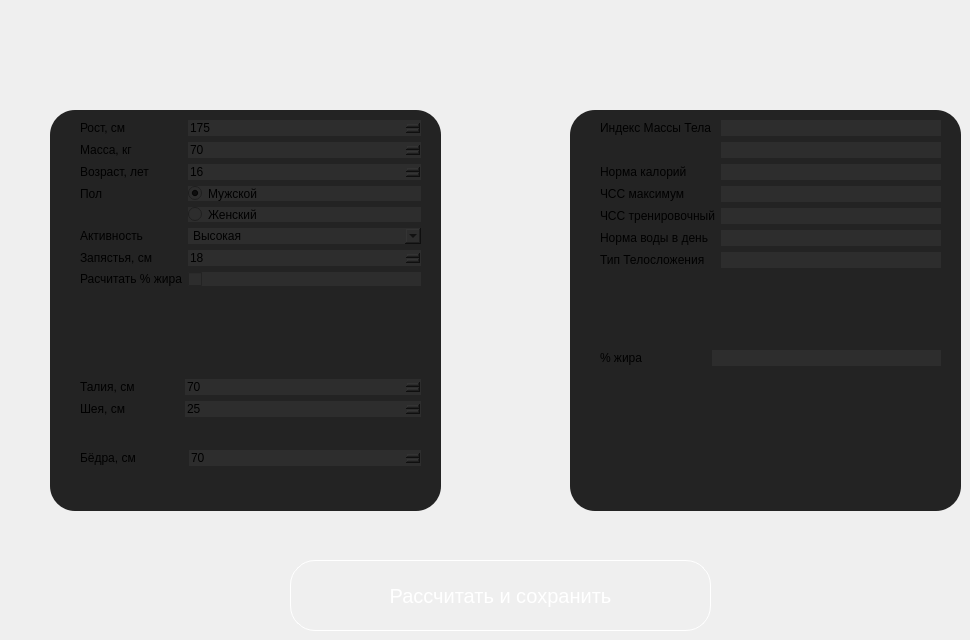
          <widget class="QWidget" name="page_2">
           <widget class="QGroupBox" name="groupBox_5">
            <property name="geometry">
             <rect>
              <x>570</x>
              <y>110</y>
              <width>391</width>
              <height>401</height>
             </rect>
            </property>
            <property name="styleSheet">
             <string notr="true">QLineEdit:hover {
	background-color: rgb(85, 170, 255);
}
QGroupBox{
color:#fff;
border-radius:25px;
font-size:20px;
background-color: rgb(35, 35, 35);}</string>
            </property>
            <property name="title">
             <string/>
            </property>
            <widget class="QWidget" name="formLayoutWidget_4">
             <property name="geometry">
              <rect>
               <x>30</x>
               <y>10</y>
               <width>341</width>
               <height>222</height>
              </rect>
             </property>
             <layout class="QFormLayout" name="formLayout_4">
              <item row="0" column="0">
               <widget class="QLabel" name="label_IMT">
                <property name="styleSheet">
                 <string notr="true">border:none</string>
                </property>
                <property name="text">
                 <string>Индекс Массы Тела</string>
                </property>
               </widget>
              </item>
              <item row="0" column="1">
               <widget class="QLineEdit" name="lineEdit_IMT_value">
                <property name="styleSheet">
                 <string notr="true">QLineEdit{
border:none;
background-color: rgb(45, 45, 45);}
QLineEdit:hover {
	background-color: rgb(85, 170, 255);
}</string>
                </property>
                <property name="readOnly">
                 <bool>true</bool>
                </property>
               </widget>
              </item>
              <item row="2" column="0">
               <widget class="QLabel" name="label_metabolism">
                <property name="styleSheet">
                 <string notr="true">border:none</string>
                </property>
                <property name="text">
                 <string>Норма калорий</string>
                </property>
               </widget>
              </item>
              <item row="2" column="1">
               <widget class="QLineEdit" name="lineEdit_metabolism">
                <property name="styleSheet">
                 <string notr="true">QLineEdit{
border:none;
background-color: rgb(45, 45, 45);}
QLineEdit:hover {
	background-color: rgb(85, 170, 255);
}</string>
                </property>
                <property name="readOnly">
                 <bool>true</bool>
                </property>
               </widget>
              </item>
              <item row="3" column="0">
               <widget class="QLabel" name="label_hr_max">
                <property name="styleSheet">
                 <string notr="true">border:none</string>
                </property>
                <property name="text">
                 <string>ЧСС максимум</string>
                </property>
               </widget>
              </item>
              <item row="3" column="1">
               <widget class="QLineEdit" name="lineEdit_hr_max">
                <property name="styleSheet">
                 <string notr="true">QLineEdit{
border:none;
background-color: rgb(45, 45, 45);}
QLineEdit:hover {
	background-color: rgb(85, 170, 255);
}</string>
                </property>
                <property name="text">
                 <string/>
                </property>
                <property name="readOnly">
                 <bool>true</bool>
                </property>
               </widget>
              </item>
              <item row="4" column="0">
               <widget class="QLabel" name="label_hr_train">
                <property name="styleSheet">
                 <string notr="true">border:none</string>
                </property>
                <property name="text">
                 <string>ЧСС тренировочный</string>
                </property>
               </widget>
              </item>
              <item row="4" column="1">
               <widget class="QLineEdit" name="lineEdit_hr_train">
                <property name="styleSheet">
                 <string notr="true">QLineEdit{
border:none;
background-color: rgb(45, 45, 45);}
QLineEdit:hover {
	background-color: rgb(85, 170, 255);
}</string>
                </property>
                <property name="readOnly">
                 <bool>true</bool>
                </property>
               </widget>
              </item>
              <item row="5" column="0">
               <widget class="QLabel" name="label_water">
                <property name="styleSheet">
                 <string notr="true">border:none</string>
                </property>
                <property name="text">
                 <string>Норма воды в день</string>
                </property>
               </widget>
              </item>
              <item row="5" column="1">
               <widget class="QLineEdit" name="lineEdit_water">
                <property name="styleSheet">
                 <string notr="true">QLineEdit{
border:none;
background-color: rgb(45, 45, 45);}
QLineEdit:hover {
	background-color: rgb(85, 170, 255);
}</string>
                </property>
                <property name="readOnly">
                 <bool>true</bool>
                </property>
               </widget>
              </item>
              <item row="1" column="1">
               <widget class="QLineEdit" name="lineEdit_IMT_status">
                <property name="styleSheet">
                 <string notr="true">QLineEdit{
border:none;
background-color: rgb(45, 45, 45);}
QLineEdit:hover {
	background-color: rgb(85, 170, 255);
}</string>
                </property>
                <property name="readOnly">
                 <bool>true</bool>
                </property>
               </widget>
              </item>
              <item row="6" column="0">
               <widget class="QLabel" name="label_type">
                <property name="text">
                 <string>Тип Телосложения</string>
                </property>
               </widget>
              </item>
              <item row="6" column="1">
               <widget class="QLineEdit" name="lineEdit_type">
                <property name="styleSheet">
                 <string notr="true">QLineEdit{
border:none;
background-color: rgb(45, 45, 45);}
QLineEdit:hover {
	background-color: rgb(85, 170, 255);
}</string>
                </property>
                <property name="readOnly">
                 <bool>true</bool>
                </property>
               </widget>
              </item>
             </layout>
            </widget>
            <widget class="QGroupBox" name="groupBox_4">
             <property name="geometry">
              <rect>
               <x>30</x>
               <y>240</y>
               <width>351</width>
               <height>31</height>
              </rect>
             </property>
             <property name="styleSheet">
              <string notr="true">border:none</string>
             </property>
             <property name="title">
              <string/>
             </property>
             <widget class="QWidget" name="formLayoutWidget_5">
              <property name="geometry">
               <rect>
                <x>0</x>
                <y>0</y>
                <width>341</width>
                <height>31</height>
               </rect>
              </property>
              <layout class="QFormLayout" name="formLayout_5">
               <item row="0" column="0">
                <widget class="QLabel" name="label_fat_percent">
                 <property name="text">
                  <string>% жира                   </string>
                 </property>
                </widget>
               </item>
               <item row="0" column="1">
                <widget class="QLineEdit" name="lineEdit_percent">
                 <property name="enabled">
                  <bool>true</bool>
                 </property>
                 <property name="styleSheet">
                  <string notr="true">QLineEdit{
border:none;
background-color: rgb(45, 45, 45);}
QLineEdit:hover {
	background-color: rgb(85, 170, 255);
}</string>
                 </property>
                 <property name="text">
                  <string/>
                 </property>
                 <property name="readOnly">
                  <bool>true</bool>
                 </property>
                </widget>
               </item>
              </layout>
             </widget>
            </widget>
           </widget>
           <widget class="QLabel" name="label_img_calculator">
            <property name="geometry">
             <rect>
              <x>450</x>
              <y>0</y>
              <width>111</width>
              <height>101</height>
             </rect>
            </property>
            <property name="text">
             <string/>
            </property>
            <property name="pixmap">
             <pixmap>img/icons/calculator3.ico</pixmap>
            </property>
           </widget>
           <widget class="QGroupBox" name="groupBox_3">
            <property name="geometry">
             <rect>
              <x>50</x>
              <y>110</y>
              <width>391</width>
              <height>401</height>
             </rect>
            </property>
            <property name="styleSheet">
             <string notr="true">


QGroupBox{
border-radius:25px;
font-size:20px;
background-color: rgb(35, 35, 35);
}
</string>
            </property>
            <property name="title">
             <string/>
            </property>
            <widget class="QGroupBox" name="groupBox">
             <property name="enabled">
              <bool>true</bool>
             </property>
             <property name="geometry">
              <rect>
               <x>10</x>
               <y>260</y>
               <width>361</width>
               <height>71</height>
              </rect>
             </property>
             <property name="styleSheet">
              <string notr="true">border:none;</string>
             </property>
             <property name="title">
              <string/>
             </property>
             <widget class="QWidget" name="formLayoutWidget_2">
              <property name="geometry">
               <rect>
                <x>20</x>
                <y>9</y>
                <width>341</width>
                <height>101</height>
               </rect>
              </property>
              <layout class="QFormLayout" name="formLayout_2">
               <item row="0" column="0">
                <widget class="QLabel" name="label_waist">
                 <property name="text">
                  <string>Талия, см             </string>
                 </property>
                </widget>
               </item>
               <item row="0" column="1">
                <widget class="QSpinBox" name="spinBox_waist">
                 <property name="enabled">
                  <bool>true</bool>
                 </property>
                 <property name="styleSheet">
                  <string notr="true">QSpinBox{
border:none;
background-color: rgb(45, 45, 45);}
QSpinBox:hover {
	background-color: rgb(85, 170, 255);
}</string>
                 </property>
                 <property name="minimum">
                  <number>38</number>
                 </property>
                 <property name="maximum">
                  <number>170</number>
                 </property>
                 <property name="value">
                  <number>70</number>
                 </property>
                </widget>
               </item>
               <item row="1" column="0">
                <widget class="QLabel" name="label_neck">
                 <property name="text">
                  <string>Шея, см                </string>
                 </property>
                </widget>
               </item>
               <item row="1" column="1">
                <widget class="QSpinBox" name="spinBox_neck">
                 <property name="styleSheet">
                  <string notr="true">QSpinBox{
border:none;
background-color: rgb(45, 45, 45);}
QSpinBox:hover {
	background-color: rgb(85, 170, 255);
}</string>
                 </property>
                 <property name="minimum">
                  <number>10</number>
                 </property>
                 <property name="maximum">
                  <number>50</number>
                 </property>
                 <property name="value">
                  <number>25</number>
                 </property>
                </widget>
               </item>
              </layout>
             </widget>
            </widget>
            <widget class="QGroupBox" name="groupBox_2">
             <property name="geometry">
              <rect>
               <x>10</x>
               <y>340</y>
               <width>371</width>
               <height>31</height>
              </rect>
             </property>
             <property name="styleSheet">
              <string notr="true">border:none;</string>
             </property>
             <property name="title">
              <string/>
             </property>
             <widget class="QWidget" name="formLayoutWidget_3">
              <property name="geometry">
               <rect>
                <x>20</x>
                <y>0</y>
                <width>341</width>
                <height>31</height>
               </rect>
              </property>
              <layout class="QFormLayout" name="formLayout_3">
               <item row="0" column="0">
                <widget class="QLabel" name="label_hip">
                 <property name="text">
                  <string>Бёдра, см              </string>
                 </property>
                </widget>
               </item>
               <item row="0" column="1">
                <widget class="QSpinBox" name="spinBox_hip">
                 <property name="styleSheet">
                  <string notr="true">QSpinBox{
border:none;
background-color: rgb(45, 45, 45);}
QSpinBox:hover {
	background-color: rgb(85, 170, 255);
}</string>
                 </property>
                 <property name="minimum">
                  <number>40</number>
                 </property>
                 <property name="maximum">
                  <number>170</number>
                 </property>
                 <property name="value">
                  <number>70</number>
                 </property>
                </widget>
               </item>
              </layout>
             </widget>
            </widget>
            <widget class="QWidget" name="formLayoutWidget">
             <property name="geometry">
              <rect>
               <x>30</x>
               <y>10</y>
               <width>341</width>
               <height>261</height>
              </rect>
             </property>
             <layout class="QFormLayout" name="formLayout">
              <item row="0" column="0">
               <widget class="QLabel" name="label_height">
                <property name="styleSheet">
                 <string notr="true">border:none</string>
                </property>
                <property name="text">
                 <string>Рост, см</string>
                </property>
               </widget>
              </item>
              <item row="0" column="1">
               <widget class="QSpinBox" name="spinBox_height">
                <property name="styleSheet">
                 <string notr="true">QSpinBox{
border:none;
background-color: rgb(45, 45, 45);}
QSpinBox:hover {
	background-color: rgb(85, 170, 255);
}</string>
                </property>
                <property name="minimum">
                 <number>54</number>
                </property>
                <property name="maximum">
                 <number>272</number>
                </property>
                <property name="value">
                 <number>175</number>
                </property>
               </widget>
              </item>
              <item row="1" column="0">
               <widget class="QLabel" name="label_weight">
                <property name="styleSheet">
                 <string notr="true">border:none</string>
                </property>
                <property name="text">
                 <string>Масса, кг</string>
                </property>
               </widget>
              </item>
              <item row="1" column="1">
               <widget class="QSpinBox" name="spinBox_weight">
                <property name="styleSheet">
                 <string notr="true">QSpinBox{
border:none;
background-color: rgb(45, 45, 45);}
QSpinBox:hover {
	background-color: rgb(85, 170, 255);
}</string>
                </property>
                <property name="minimum">
                 <number>17</number>
                </property>
                <property name="maximum">
                 <number>635</number>
                </property>
                <property name="value">
                 <number>70</number>
                </property>
               </widget>
              </item>
              <item row="2" column="0">
               <widget class="QLabel" name="label_age">
                <property name="styleSheet">
                 <string notr="true">border:none</string>
                </property>
                <property name="text">
                 <string>Возраст, лет</string>
                </property>
               </widget>
              </item>
              <item row="2" column="1">
               <widget class="QSpinBox" name="spinBox_age">
                <property name="styleSheet">
                 <string notr="true">QSpinBox{
border:none;
background-color: rgb(45, 45, 45);}
QSpinBox:hover {
	background-color: rgb(85, 170, 255);
}</string>
                </property>
                <property name="minimum">
                 <number>14</number>
                </property>
                <property name="maximum">
                 <number>120</number>
                </property>
                <property name="value">
                 <number>16</number>
                </property>
               </widget>
              </item>
              <item row="3" column="0">
               <widget class="QLabel" name="label_gender">
                <property name="styleSheet">
                 <string notr="true">border:none</string>
                </property>
                <property name="text">
                 <string>Пол</string>
                </property>
               </widget>
              </item>
              <item row="3" column="1">
               <widget class="QRadioButton" name="radioButton_male">
                <property name="styleSheet">
                 <string notr="true">QRadioButton{
border:none;
background-color: rgb(45, 45, 45);}
QRadioButton:hover {
	background-color: rgb(85, 170, 255);
}</string>
                </property>
                <property name="text">
                 <string>Мужской</string>
                </property>
                <property name="checked">
                 <bool>true</bool>
                </property>
               </widget>
              </item>
              <item row="4" column="1">
               <widget class="QRadioButton" name="radioButton_female">
                <property name="styleSheet">
                 <string notr="true">QRadioButton{
border:none;
background-color: rgb(45, 45, 45);}
QRadioButton:hover {
	background-color: rgb(85, 170, 255);
}</string>
                </property>
                <property name="text">
                 <string>Женский</string>
                </property>
               </widget>
              </item>
              <item row="5" column="0">
               <widget class="QLabel" name="label_activity">
                <property name="styleSheet">
                 <string notr="true">border:none</string>
                </property>
                <property name="text">
                 <string>Активность</string>
                </property>
               </widget>
              </item>
              <item row="5" column="1">
               <widget class="QComboBox" name="comboBox_activity">
                <property name="styleSheet">
                 <string notr="true">
QComboBox{
border:none;
background-color: rgb(45, 45, 45);
}
QComboBox:hover {
	background-color: rgb(85, 170, 255);
}</string>
                </property>
                <property name="currentIndex">
                 <number>3</number>
                </property>
                <item>
                 <property name="text">
                  <string extracomment="1">Очень низкая</string>
                 </property>
                </item>
                <item>
                 <property name="text">
                  <string>Низкая</string>
                 </property>
                </item>
                <item>
                 <property name="text">
                  <string>Средняя</string>
                 </property>
                </item>
                <item>
                 <property name="text">
                  <string>Высокая</string>
                 </property>
                </item>
                <item>
                 <property name="text">
                  <string>Очень высокая</string>
                 </property>
                </item>
               </widget>
              </item>
              <item row="7" column="0">
               <widget class="QLabel" name="label_check_fat">
                <property name="styleSheet">
                 <string notr="true">border:none</string>
                </property>
                <property name="text">
                 <string>Расчитать % жира</string>
                </property>
               </widget>
              </item>
              <item row="7" column="1">
               <widget class="QCheckBox" name="checkBox_fat">
                <property name="styleSheet">
                 <string notr="true">QCheckBox{
border:none;
background-color: rgb(45, 45, 45);}
QCheckBox:hover {
	background-color: rgb(85, 170, 255);
}</string>
                </property>
                <property name="text">
                 <string/>
                </property>
                <property name="checked">
                 <bool>false</bool>
                </property>
               </widget>
              </item>
              <item row="6" column="0">
               <widget class="QLabel" name="label_wrist">
                <property name="text">
                 <string>Запястья, см</string>
                </property>
               </widget>
              </item>
              <item row="6" column="1">
               <widget class="QSpinBox" name="spinBox_wrist">
                <property name="styleSheet">
                 <string notr="true">QSpinBox{
border:none;
background-color: rgb(45, 45, 45);}
QSpinBox:hover {
	background-color: rgb(85, 170, 255);
}</string>
                </property>
                <property name="minimum">
                 <number>10</number>
                </property>
                <property name="maximum">
                 <number>50</number>
                </property>
                <property name="value">
                 <number>18</number>
                </property>
               </widget>
              </item>
             </layout>
            </widget>
           </widget>
           <widget class="QPushButton" name="pushButton_calculate">
            <property name="geometry">
             <rect>
              <x>290</x>
              <y>560</y>
              <width>421</width>
              <height>71</height>
             </rect>
            </property>
            <property name="styleSheet">
             <string notr="true">
QPushButton {
border:1px solid #fff;
border-radius:25px;
font-size:20px;
color:#fff;
}
QPushButton:hover {
	background-color: rgb(85, 170, 255);
}</string>
            </property>
            <property name="text">
             <string>Рассчитать и сохранить</string>
            </property>
           </widget>
           <widget class="QLabel" name="label_img_arrow">
            <property name="geometry">
             <rect>
              <x>450</x>
              <y>230</y>
              <width>111</width>
              <height>141</height>
             </rect>
            </property>
            <property name="text">
             <string/>
            </property>
            <property name="pixmap">
             <pixmap>img/right-arrow - Copy.png</pixmap>
            </property>
           </widget>
          </widget>
